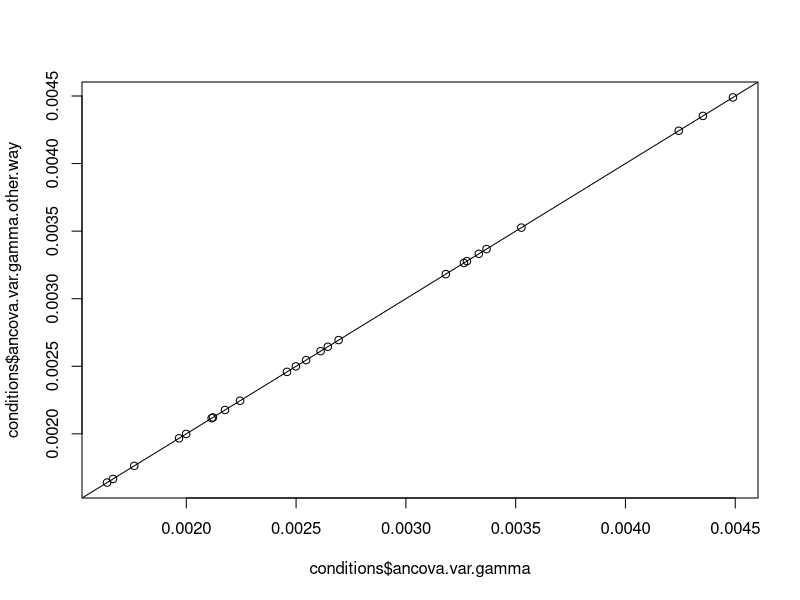
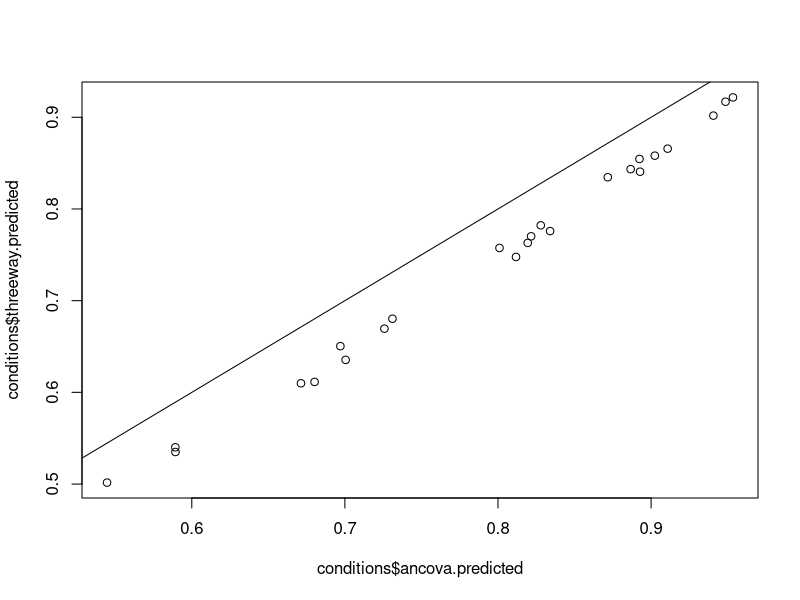

Source code (R) for these figures, in order:
rm(list=ls(all=TRUE));
conditions <- expand.grid(  cluster.size=5,
                               d=.3,
                               allocation=c(.5,.6,.7),
                               n=c(300,400,500,600),
                               icc=c(.1,.2),
                               unequalVariances=0 ); # assume equal variances;
conditions$num.clusters <- conditions$n * conditions$allocation /
           conditions$cluster.size;
conditions$num.singletons <- conditions$n * (1-conditions$allocation);

conditions$tau2u <- NA;
conditions$tau2u[which(conditions$unequalVariances==0)] <- conditions$icc[which(conditions$unequalVariances==0)]/
                            (1-conditions$icc[which(conditions$unequalVariances==0)]);
conditions$tau2u[which(conditions$unequalVariances==1)] <- 0.8075*conditions$icc[which(conditions$unequalVariances==1)]/
                            (1-conditions$icc[which(conditions$unequalVariances==1)]);
conditions$sigma2e0 <- NA;
conditions$sigma2e0[which(conditions$unequalVariances==0)] <- .5775;
conditions$sigma2e0[which(conditions$unequalVariances==1)] <- .770;
conditions$sigma2e1 <- NA;
conditions$sigma2e1[which(conditions$unequalVariances==0)] <- .5775;
conditions$sigma2e1[which(conditions$unequalVariances==1)] <- .385;

rho <- conditions$icc;
J0 <- .8*conditions$num.singletons;
J1 <- conditions$num.clusters;
n <- .8*conditions$cluster.size;
rhopp <- .65;

conditions$ancova.var.gamma <- rho/(4*(1-rho)*J1)+((1-rhopp^2)/(4*J1*n))+((1-rhopp^2)/(4*J0));
conditions$ancova.var.gamma.other.way <-  conditions$tau2u/(4*conditions$num.clusters)+
  conditions$sigma2e1/(4*.8*conditions$num.clusters*conditions$cluster.size)+
  conditions$sigma2e0/(4*.8*conditions$num.singletons);
plot(conditions$ancova.var.gamma,conditions$ancova.var.gamma.other.way);abline(a=0,b=1);
conditions$ancova.lambda <-  ((conditions$d/2)^2)/conditions$ancova.var.gamma;
conditions$ancova.predicted <- 1-pf(qf(.95,1,conditions$num.clusters-17),
                                    1,
                                    conditions$num.clusters-17,
                                    ncp=conditions$ancova.lambda);
conditions$threeway.var.gamma <- rho/(4*(1-rho)*J1) + (1-rhopp)/(2*J1*n) + (1-rhopp)/(2*J0);
conditions$threeway.lambda <-  ((conditions$d/2)^2)/conditions$threeway.var.gamma;
conditions$threeway.predicted <- 1-pf(qf(.95,1,conditions$num.clusters-17),
                                    1,
                                    conditions$num.clusters-17,
                                    ncp=conditions$threeway.lambda);



plot(conditions$ancova.predicted,conditions$threeway.predicted);abline(a=0,b=1);
summary(conditions$ancova.predicted-conditions$threeway.predicted);
